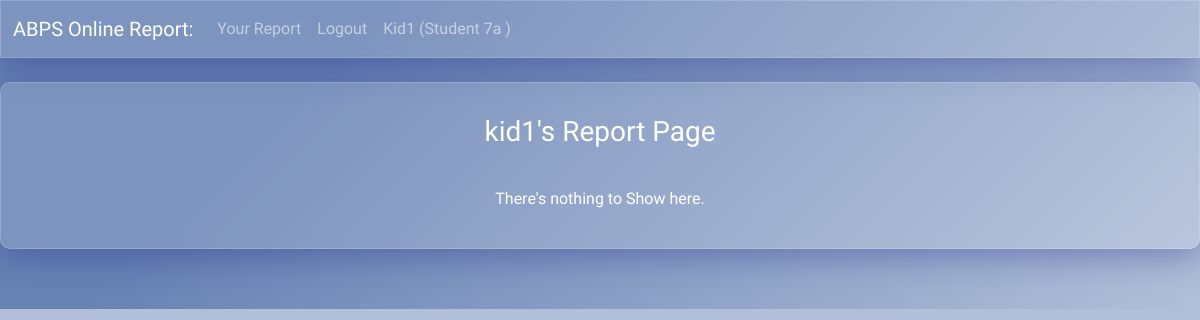
The page /student_report (signed in) on the database its author committed.
### report/models.py (models this page shows, shortened)
class User(db.Model, UserMixin):
    id = db.Column(db.Integer, primary_key=True, nullable=False, unique=True)
    username = db.Column(db.String(20), nullable = False)
    password = db.Column(db.String(20), nullable=False)
    userType = db.Column(db.String(10), nullable=False)
    theClass = db.Column(db.String())
    fileName = db.Column(db.String())
    fileData = db.Column(db.LargeBinary)

### report/routes.py (the view)
@app.route("/student_report", methods=["GET"])
@login_required
def studentReport():
    try:
        if current_user.userType == "student":
            report = User.query.filter_by(id = current_user.id).first()
            return render_template("student_report.html", file = report.fileName)
        elif current_user.userType == "teacher":
            return redirect(url_for("uploadResult"))
    except:
        return render_template("error.html")

### report/models.py (called while the page is built)
@login_manager.user_loader
def load_user(user_id):
    return User.query.get(int(user_id))

### report/templates/student_report.html (shortened to what this page needs)
 {% extends "base.html" %}
 {% block content %}
<div class="content-container student-container glass-container">
<h3 class ="user-collection-text"> {{current_user.username}}'s Report Page </h3>
  {% if file %}
  <main class="grid">
      <article>
        <div class="text">
          <h3>some detail here</h3>
          <h6 class="card-subtitle mb-2 text-muted card-link ">{{current_user.username}}</h6>
           <h6 class="card-subtitle mb-2 text-muted">some detail here</h6>
          <p>download the result</p>
          <form action="{{url_for('download',getId = current_user.id, attach = True)}}" method ="post">
            <input type="hidden" name="csrf_token" value="{{ csrf_token() }}"/>
            <input type="submit" value="Download"></input>
          </form>
        </div>
      </article>
      {% else %}
      <h3 class="no-content-info-text"> There's nothing to Show here.</h3>
      {% endif %}
  </div>
  {% endblock %}

### report/templates/base.html (shortened to what this page needs)
<!DOCTYPE html>
<html lang="en">
  <head>
    <link
      href="https://cdn.jsdelivr.net/npm/bootstrap@5.0.1/dist/css/bootstrap.min.css"
      rel="stylesheet"
    />
    <link
      rel="stylesheet"
      href="{{ url_for('static',filename='style.css') }}"
    />
    <nav class="navbar navbar-expand-lg navbar-dark bg-glass">
      <div class="container-fluid">
        <a class="navbar-brand" href="/">ABPS Online Report:</a>
        <div class="collapse navbar-collapse" id="navbarSupportedContent">
          <ul class="navbar-nav me-auto mb-2 mb-lg-0">
            {% if current_user.is_authenticated %} {% if current_user.userType
            == "student" %}
            <li class="nav-item">
              <a class="nav-link" href="{{url_for('studentReport')}}"
                >Your Report</a
              >
            </li>
            {% elif current_user.userType == "teacher" %}
            <li class="nav-item">
              <a class="nav-link" href="{{url_for('uploadResult')}}"
                >Upload Results</a
              >
            </li>
            {% endif %}
            <li class="nav-item">
              <a class="nav-link" href="{{url_for('logout')}}">Logout</a>
            </li>
            <li class="nav-item">
              <label class="nav-link mb-0"
                >{{current_user.username}} ({{current_user.userType}}
                {{current_user.theClass}} )</label
              >
            </li>
            {% else %}
            <li class="nav-item">
              <a class="nav-link" href="{{url_for('login')}}">Login</a>
            </li>
            {% endif %}
          </ul>
        </div>
      </div>
    </nav>
  </head>
  <body>
    <div>
       {% block content %}{% endblock %}
    </div>
  </body>
</html>

### report/static/style.css (style rules this page uses)
body { color: #fff; font-family: "Red Hat Display", sans-serif; background-color: #b1bfd8; height: 100%; background-image: linear-gradient(315deg, #b1bfd8 0%, #6782b4 74%); background-repeat: no-repeat; }
.bg-glass { background: rgba(255, 255, 255, 0.15); box-shadow: 0 8px 32px 0 rgba(31, 38, 135, 0.37); backdrop-filter: blur(4px); -webkit-backdrop-filter: blur(4px); border: 1px solid rgba(255, 255, 255, 0.18); }
p, h1, li { -webkit-animation: fadein 2s; -moz-animation: fadein 2s; -ms-animation: fadein 2s; -o-animation: fadein 2s; animation: fadein 2s; }
.glass-container { padding: 2rem; background: rgba(255, 255, 255, 0.15); box-shadow: 0 8px 32px 0 rgba(31, 38, 135, 0.37); backdrop-filter: blur(4px); -webkit-backdrop-filter: blur(4px); border-radius: 10px; border: 1px solid rgba(255, 255, 255, 0.18); }
.student-container { display: flex; flex-direction: column; justify-content: flex-start; align-items: flex-start; text-align: left; height: 100%; }
.user-collection-text { float: left; }
.no-content-info-text { font-size: 1rem; margin-top: 2rem; align-self: center; }
.content-container { display: flex; margin-top: 2%; margin-bottom: 5%; align-items: center; justify-content: center; width: 100%; height: 100%; text-align: center; }
label { color: #eee; text-transform: capitalize; margin-bottom: 0.5rem; }

### rows shown on the page
User: username "Kid1", userType "Student", theClass "7a", username "kid1"
